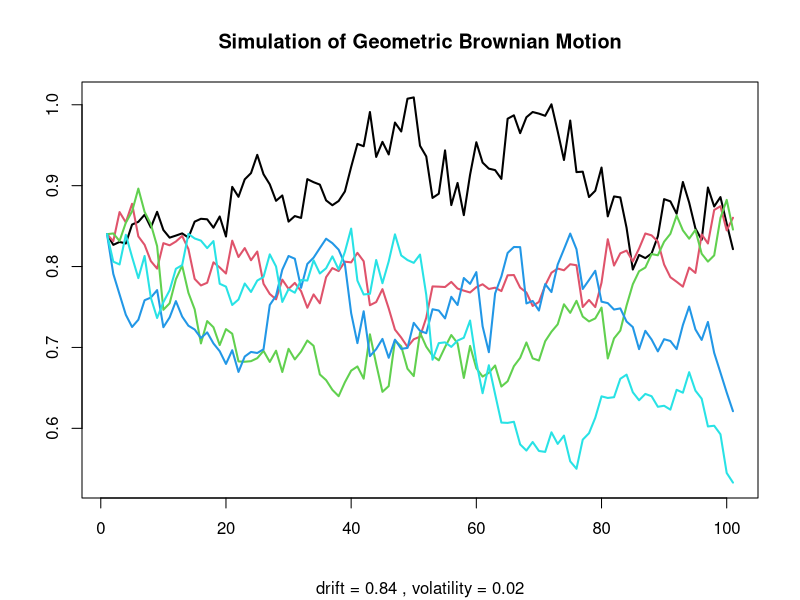

Reproduce this figure in R.
# clear variables and close windows
rm(list = ls(all = TRUE))
graphics.off()

# simulation routine
# simGBM returns a vector of a sample trajectory of Geometric Brownian Motion on the time interval [0,N]
simGBM = function(n, x0, mu, sigma, delta, no, method) {
    # Set default value
    if (missing(method)) {
        method = 0  # direct integration
    }
    # Generate normal random numbers if not provided in 'no'
    if (missing(no)) {
        no = rnorm(ceiling(n/delta), 0, 1)
    # Check whether length of 'no' is appropriate
    } else {
        no = no
        if (length(no) != ceiling(n/delta)) {
            stop("Error: length(no) &lt;&gt; n/delta")
        }
    }
    if (method == 1) {
        # Euler scheme
        x = x0 * cumprod(1 + mu * delta + sigma * delta^0.5 * no)
    } else if (method == 2) {
        # Milstein scheme
        x = x0 * cumprod(1 + mu * delta + sigma * delta^0.5 * no + 0.5 * sigma^2 * 
            delta * (no^2 - 1))
    } else if (method == 3) {
        # 2nd order Milstein scheme
        x = x0 * cumprod(1 + mu * delta + sigma * delta^0.5 * no + 0.5 * sigma^2 * 
            delta * (no^2 - 1) + mu * sigma * no * (delta^1.5) + 0.5 * (mu^2) *  (delta^2))
    } else {
        # Direct integration
        x = x0 * exp(cumsum((mu - 0.5 * sigma^2) * delta + sigma * delta^0.5 * no))
    }
    # Add starting value
    x = c(x0, x)
}

set.seed(100)
# parameter settings
step = 100    # number of steps of the motion
k    = 5      # number of trajectories
mu   = 0.84
sig  = 0.02

path = matrix(0, step + 1, k)
for (i in 1:k) {
    path[, i] = simGBM(1, mu, sig, sqrt(0.1), 1/100, rnorm(step, 0, 1), 1)
}

# plot
plot(path[, 1], col = 1, lwd = 2, ylab = "", xlab = "", type = "l", ylim = c(min(path), 
    max(path)), sub = paste("drift =", mu, ", volatility =", sig))
title(paste("Simulation of Geometric Brownian Motion"))
for (i in 2:k) {
    lines(path[, i], col = i, lwd = 2)
}
